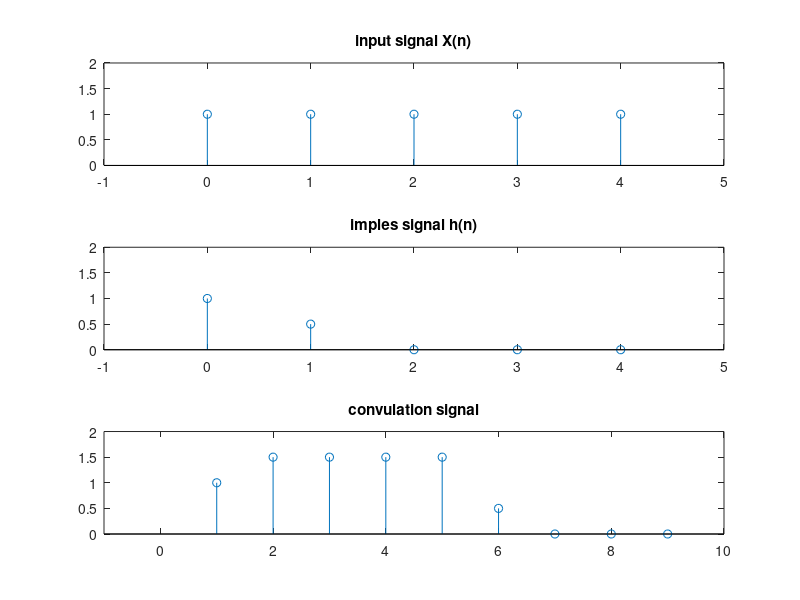

Write MATLAB code to recreate this figure.
t=0:4;
x=[1 1 1 1 1];
subplot(3,1,1);
stem(t,x);
xlim([-1 5])
ylim([0 2])
title('input signal X(n)')

h=[1 .5 0 0 0];
subplot(3,1,2);
stem(t,h);
xlim([-1 5])
ylim([0 2])
title('imples signal h(n)')

conv(x,h);
subplot(3,1,3);
stem(ans);
xlim([-1 10])
title('convulation signal')
